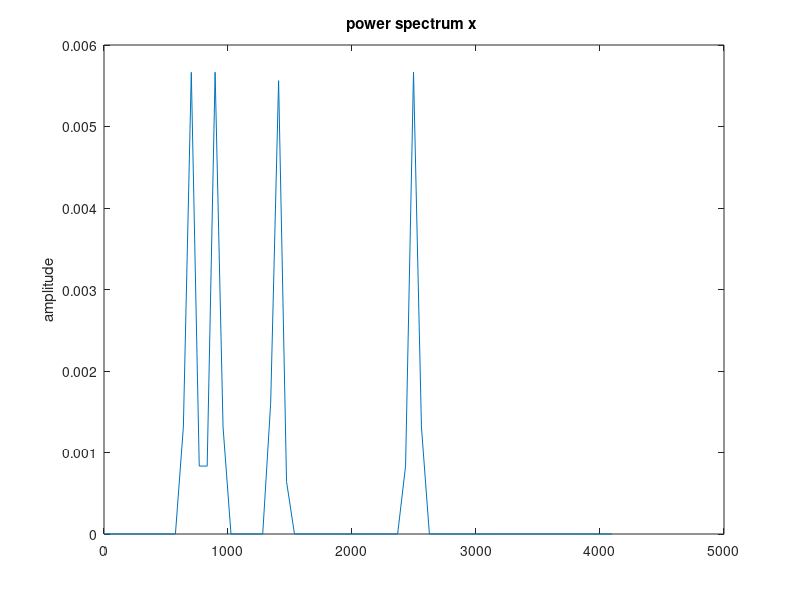

Write MATLAB code to recreate this figure. (Note: this script raises an error after producing the figure.)
clear all; close all;
%load sima;
Fs=8192;
Ts=1/Fs;
T=1;
t=0:Ts:T-Ts;
A=1;
s=sin(2*pi*700*t)+sin(2*pi*900*t)+sin(2*pi*1400*t)+sin(2*pi*2500*t);
figure; pwelch(s,[],[],[],Fs);
% Ορίζεται η ιδανική βαθυπερατή συνάρτηση Η, με συχνότ. αποκοπ. Fs/8
H=[ones(1,Fs/8) zeros(1,Fs-Fs/4) ones(1,Fs/8)];
% Υπολογίζεται η κρουστική απόκριση με αντίστροφο μετασχ. Fourier
% Εναλλακτικά, μπορεί να χρησιμοποιηθεί η αναλυτική σχέση Sa(x)
h=ifft(H,'symmetric');
middle=length(h)/2;
h=ifftshift(h);
h32=h(middle+1-16:middle+17);
h64=h(middle+1-32:middle+33);
h128=h(middle+1-64:middle+65);
h160=h(middle+1-80:middle+81);
figure; stem([0:length(h160)-1],h160); grid;
figure; freqz(h160,1); % σχεδιάζουμε την απόκριση συχνότητας της h160
wvtool(h32,h64,h128,h160); % αποκρίσεις συχνότητας των περικομμένων h
% Οι πλευρικοί λοβοί είναι υψηλοί!
% Πολλαπλασιάζουμε την περικομμένη κρουστική απόκριση με κατάλληλο
% παράθυρο. Χρησιμοποιούμε την h160 και παράθυρα hamming και kaiser
wh=hamming(length(h160));
wk=kaiser(length(h160),5);
figure; plot(0:160,wk,'r',0:160,wh,'b'); grid;
h_hamming=h160.*wh';
 figure; stem([0:length(h160)-1],h_hamming); grid;
 figure; freqz(h_hamming,1);
h_kaiser=h160.*wk';
wvtool(h160,h_hamming,h_kaiser);
% Φιλτράρουμε το σήμα μας με καθένα από τα τρία φίλτρα
y_rect=conv(s,h160);
figure; pwelch(y_rect,[],[],[],Fs);
y_hamm=conv(s,h_hamming);
figure; pwelch(y_hamm,[],[],[],Fs);
y_kais=conv(s,h_kaiser);
figure; pwelch(y_kais,[],[],[],Fs);
% 
% Βαθυπερατό Parks-MacClellan
hpm=firpm(160, [0 0.11 0.12 0.5]*2, [1 1 0 0]);
 figure; freqz(hpm,1);
s_pm=conv(s,hpm);
figure; pwelch(s_pm,[],[],[],Fs);
sound(20*s); % ακούμε το αρχικό σήμα, s

sound(20*s_lp); % ακούμε το φιλτραρισμένο σήμα, s_lp
